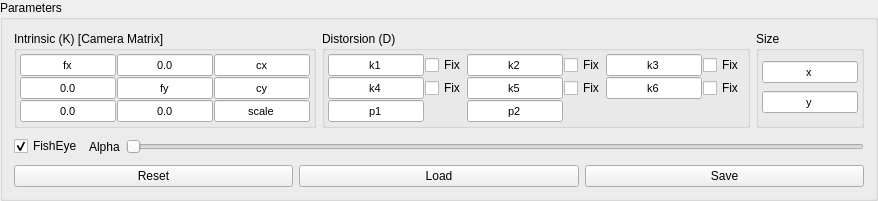
         <widget class="QGroupBox" name="groupBox_params">
          <property name="sizePolicy">
           <sizepolicy hsizetype="Minimum" vsizetype="Preferred">
            <horstretch>0</horstretch>
            <verstretch>0</verstretch>
           </sizepolicy>
          </property>
          <property name="title">
           <string>Parameters</string>
          </property>
          <layout class="QGridLayout" name="gridLayout_8">
           <item row="0" column="0">
            <widget class="QGroupBox" name="groupBox_par_intrinsic">
             <property name="sizePolicy">
              <sizepolicy hsizetype="Minimum" vsizetype="Preferred">
               <horstretch>0</horstretch>
               <verstretch>0</verstretch>
              </sizepolicy>
             </property>
             <property name="title">
              <string>Intrinsic (K) [Camera Matrix]</string>
             </property>
             <layout class="QGridLayout" name="gridLayout_6">
              <property name="leftMargin">
               <number>3</number>
              </property>
              <property name="topMargin">
               <number>3</number>
              </property>
              <property name="rightMargin">
               <number>3</number>
              </property>
              <property name="bottomMargin">
               <number>3</number>
              </property>
              <property name="spacing">
               <number>1</number>
              </property>
              <item row="3" column="2">
               <widget class="QLineEdit" name="lineEdit_scale">
                <property name="sizePolicy">
                 <sizepolicy hsizetype="Preferred" vsizetype="Fixed">
                  <horstretch>0</horstretch>
                  <verstretch>0</verstretch>
                 </sizepolicy>
                </property>
                <property name="maximumSize">
                 <size>
                  <width>96</width>
                  <height>16777215</height>
                 </size>
                </property>
                <property name="font">
                 <font>
                  <pointsize>8</pointsize>
                 </font>
                </property>
                <property name="text">
                 <string>scale</string>
                </property>
                <property name="alignment">
                 <set>Qt::AlignCenter</set>
                </property>
               </widget>
              </item>
              <item row="0" column="2">
               <widget class="QLineEdit" name="lineEdit_cx">
                <property name="sizePolicy">
                 <sizepolicy hsizetype="Preferred" vsizetype="Fixed">
                  <horstretch>0</horstretch>
                  <verstretch>0</verstretch>
                 </sizepolicy>
                </property>
                <property name="maximumSize">
                 <size>
                  <width>96</width>
                  <height>16777215</height>
                 </size>
                </property>
                <property name="font">
                 <font>
                  <pointsize>8</pointsize>
                 </font>
                </property>
                <property name="text">
                 <string>cx</string>
                </property>
                <property name="alignment">
                 <set>Qt::AlignCenter</set>
                </property>
               </widget>
              </item>
              <item row="0" column="0">
               <widget class="QLineEdit" name="lineEdit_fx">
                <property name="sizePolicy">
                 <sizepolicy hsizetype="Preferred" vsizetype="Fixed">
                  <horstretch>0</horstretch>
                  <verstretch>0</verstretch>
                 </sizepolicy>
                </property>
                <property name="maximumSize">
                 <size>
                  <width>96</width>
                  <height>16777215</height>
                 </size>
                </property>
                <property name="font">
                 <font>
                  <pointsize>8</pointsize>
                 </font>
                </property>
                <property name="text">
                 <string>fx</string>
                </property>
                <property name="alignment">
                 <set>Qt::AlignCenter</set>
                </property>
               </widget>
              </item>
              <item row="1" column="0">
               <widget class="QLineEdit" name="lineEdit_K_10">
                <property name="sizePolicy">
                 <sizepolicy hsizetype="Preferred" vsizetype="Fixed">
                  <horstretch>0</horstretch>
                  <verstretch>0</verstretch>
                 </sizepolicy>
                </property>
                <property name="maximumSize">
                 <size>
                  <width>96</width>
                  <height>16777215</height>
                 </size>
                </property>
                <property name="font">
                 <font>
                  <pointsize>8</pointsize>
                 </font>
                </property>
                <property name="text">
                 <string>0.0</string>
                </property>
                <property name="alignment">
                 <set>Qt::AlignCenter</set>
                </property>
               </widget>
              </item>
              <item row="3" column="0">
               <widget class="QLineEdit" name="lineEdit_K_20">
                <property name="sizePolicy">
                 <sizepolicy hsizetype="Preferred" vsizetype="Fixed">
                  <horstretch>0</horstretch>
                  <verstretch>0</verstretch>
                 </sizepolicy>
                </property>
                <property name="maximumSize">
                 <size>
                  <width>96</width>
                  <height>16777215</height>
                 </size>
                </property>
                <property name="font">
                 <font>
                  <pointsize>8</pointsize>
                 </font>
                </property>
                <property name="text">
                 <string>0.0</string>
                </property>
                <property name="alignment">
                 <set>Qt::AlignCenter</set>
                </property>
               </widget>
              </item>
              <item row="1" column="1">
               <widget class="QLineEdit" name="lineEdit_fy">
                <property name="sizePolicy">
                 <sizepolicy hsizetype="Preferred" vsizetype="Fixed">
                  <horstretch>0</horstretch>
                  <verstretch>0</verstretch>
                 </sizepolicy>
                </property>
                <property name="maximumSize">
                 <size>
                  <width>96</width>
                  <height>16777215</height>
                 </size>
                </property>
                <property name="font">
                 <font>
                  <pointsize>8</pointsize>
                 </font>
                </property>
                <property name="text">
                 <string>fy</string>
                </property>
                <property name="alignment">
                 <set>Qt::AlignCenter</set>
                </property>
               </widget>
              </item>
              <item row="3" column="1">
               <widget class="QLineEdit" name="lineEdit_K_21">
                <property name="sizePolicy">
                 <sizepolicy hsizetype="Preferred" vsizetype="Fixed">
                  <horstretch>0</horstretch>
                  <verstretch>0</verstretch>
                 </sizepolicy>
                </property>
                <property name="maximumSize">
                 <size>
                  <width>96</width>
                  <height>16777215</height>
                 </size>
                </property>
                <property name="font">
                 <font>
                  <pointsize>8</pointsize>
                 </font>
                </property>
                <property name="text">
                 <string>0.0</string>
                </property>
                <property name="alignment">
                 <set>Qt::AlignCenter</set>
                </property>
               </widget>
              </item>
              <item row="1" column="2">
               <widget class="QLineEdit" name="lineEdit_cy">
                <property name="sizePolicy">
                 <sizepolicy hsizetype="Preferred" vsizetype="Fixed">
                  <horstretch>0</horstretch>
                  <verstretch>0</verstretch>
                 </sizepolicy>
                </property>
                <property name="maximumSize">
                 <size>
                  <width>96</width>
                  <height>16777215</height>
                 </size>
                </property>
                <property name="font">
                 <font>
                  <pointsize>8</pointsize>
                 </font>
                </property>
                <property name="text">
                 <string>cy</string>
                </property>
                <property name="alignment">
                 <set>Qt::AlignCenter</set>
                </property>
               </widget>
              </item>
              <item row="0" column="1">
               <widget class="QLineEdit" name="lineEdit_K_01">
                <property name="sizePolicy">
                 <sizepolicy hsizetype="Preferred" vsizetype="Fixed">
                  <horstretch>0</horstretch>
                  <verstretch>0</verstretch>
                 </sizepolicy>
                </property>
                <property name="maximumSize">
                 <size>
                  <width>96</width>
                  <height>16777215</height>
                 </size>
                </property>
                <property name="font">
                 <font>
                  <pointsize>8</pointsize>
                 </font>
                </property>
                <property name="text">
                 <string>0.0</string>
                </property>
                <property name="alignment">
                 <set>Qt::AlignCenter</set>
                </property>
               </widget>
              </item>
             </layout>
            </widget>
           </item>
           <item row="0" column="1">
            <widget class="QGroupBox" name="groupBox_par_distorsion">
             <property name="sizePolicy">
              <sizepolicy hsizetype="Minimum" vsizetype="Preferred">
               <horstretch>0</horstretch>
               <verstretch>0</verstretch>
              </sizepolicy>
             </property>
             <property name="title">
              <string>Distorsion (D)</string>
             </property>
             <layout class="QGridLayout" name="gridLayout_7">
              <property name="leftMargin">
               <number>3</number>
              </property>
              <property name="topMargin">
               <number>3</number>
              </property>
              <property name="rightMargin">
               <number>3</number>
              </property>
              <property name="bottomMargin">
               <number>3</number>
              </property>
              <property name="spacing">
               <number>1</number>
              </property>
              <item row="0" column="0">
               <widget class="QLineEdit" name="lineEdit_k1">
                <property name="sizePolicy">
                 <sizepolicy hsizetype="Preferred" vsizetype="Fixed">
                  <horstretch>0</horstretch>
                  <verstretch>0</verstretch>
                 </sizepolicy>
                </property>
                <property name="maximumSize">
                 <size>
                  <width>96</width>
                  <height>16777215</height>
                 </size>
                </property>
                <property name="font">
                 <font>
                  <pointsize>8</pointsize>
                 </font>
                </property>
                <property name="text">
                 <string>k1</string>
                </property>
                <property name="alignment">
                 <set>Qt::AlignCenter</set>
                </property>
               </widget>
              </item>
              <item row="0" column="1">
               <widget class="QCheckBox" name="checkBox_fix_k1">
                <property name="sizePolicy">
                 <sizepolicy hsizetype="Minimum" vsizetype="Fixed">
                  <horstretch>0</horstretch>
                  <verstretch>0</verstretch>
                 </sizepolicy>
                </property>
                <property name="focusPolicy">
                 <enum>Qt::StrongFocus</enum>
                </property>
                <property name="text">
                 <string>Fix</string>
                </property>
                <property name="checked">
                 <bool>false</bool>
                </property>
               </widget>
              </item>
              <item row="0" column="2">
               <widget class="QLineEdit" name="lineEdit_k2">
                <property name="sizePolicy">
                 <sizepolicy hsizetype="Preferred" vsizetype="Fixed">
                  <horstretch>0</horstretch>
                  <verstretch>0</verstretch>
                 </sizepolicy>
                </property>
                <property name="maximumSize">
                 <size>
                  <width>96</width>
                  <height>16777215</height>
                 </size>
                </property>
                <property name="font">
                 <font>
                  <pointsize>8</pointsize>
                 </font>
                </property>
                <property name="text">
                 <string>k2</string>
                </property>
                <property name="alignment">
                 <set>Qt::AlignCenter</set>
                </property>
               </widget>
              </item>
              <item row="0" column="3">
               <widget class="QCheckBox" name="checkBox_fix_k2">
                <property name="sizePolicy">
                 <sizepolicy hsizetype="Minimum" vsizetype="Fixed">
                  <horstretch>0</horstretch>
                  <verstretch>0</verstretch>
                 </sizepolicy>
                </property>
                <property name="focusPolicy">
                 <enum>Qt::StrongFocus</enum>
                </property>
                <property name="text">
                 <string>Fix</string>
                </property>
                <property name="checked">
                 <bool>false</bool>
                </property>
               </widget>
              </item>
              <item row="0" column="4">
               <widget class="QLineEdit" name="lineEdit_k3">
                <property name="sizePolicy">
                 <sizepolicy hsizetype="Preferred" vsizetype="Fixed">
                  <horstretch>0</horstretch>
                  <verstretch>0</verstretch>
                 </sizepolicy>
                </property>
                <property name="maximumSize">
                 <size>
                  <width>96</width>
                  <height>16777215</height>
                 </size>
                </property>
                <property name="font">
                 <font>
                  <pointsize>8</pointsize>
                 </font>
                </property>
                <property name="text">
                 <string>k3</string>
                </property>
                <property name="alignment">
                 <set>Qt::AlignCenter</set>
                </property>
               </widget>
              </item>
              <item row="0" column="5">
               <widget class="QCheckBox" name="checkBox_fix_k3">
                <property name="sizePolicy">
                 <sizepolicy hsizetype="Minimum" vsizetype="Fixed">
                  <horstretch>0</horstretch>
                  <verstretch>0</verstretch>
                 </sizepolicy>
                </property>
                <property name="focusPolicy">
                 <enum>Qt::StrongFocus</enum>
                </property>
                <property name="text">
                 <string>Fix</string>
                </property>
                <property name="checked">
                 <bool>false</bool>
                </property>
               </widget>
              </item>
              <item row="1" column="0">
               <widget class="QLineEdit" name="lineEdit_k4">
                <property name="sizePolicy">
                 <sizepolicy hsizetype="Preferred" vsizetype="Fixed">
                  <horstretch>0</horstretch>
                  <verstretch>0</verstretch>
                 </sizepolicy>
                </property>
                <property name="maximumSize">
                 <size>
                  <width>96</width>
                  <height>16777215</height>
                 </size>
                </property>
                <property name="font">
                 <font>
                  <pointsize>8</pointsize>
                 </font>
                </property>
                <property name="text">
                 <string>k4</string>
                </property>
                <property name="alignment">
                 <set>Qt::AlignCenter</set>
                </property>
               </widget>
              </item>
              <item row="1" column="1">
               <widget class="QCheckBox" name="checkBox_fix_k4">
                <property name="sizePolicy">
                 <sizepolicy hsizetype="Minimum" vsizetype="Fixed">
                  <horstretch>0</horstretch>
                  <verstretch>0</verstretch>
                 </sizepolicy>
                </property>
                <property name="focusPolicy">
                 <enum>Qt::StrongFocus</enum>
                </property>
                <property name="text">
                 <string>Fix</string>
                </property>
                <property name="checked">
                 <bool>false</bool>
                </property>
               </widget>
              </item>
              <item row="1" column="2">
               <widget class="QLineEdit" name="lineEdit_k5">
                <property name="sizePolicy">
                 <sizepolicy hsizetype="Preferred" vsizetype="Fixed">
                  <horstretch>0</horstretch>
                  <verstretch>0</verstretch>
                 </sizepolicy>
                </property>
                <property name="maximumSize">
                 <size>
                  <width>96</width>
                  <height>16777215</height>
                 </size>
                </property>
                <property name="font">
                 <font>
                  <pointsize>8</pointsize>
                 </font>
                </property>
                <property name="text">
                 <string>k5</string>
                </property>
                <property name="alignment">
                 <set>Qt::AlignCenter</set>
                </property>
               </widget>
              </item>
              <item row="1" column="3">
               <widget class="QCheckBox" name="checkBox_fix_k5">
                <property name="sizePolicy">
                 <sizepolicy hsizetype="Minimum" vsizetype="Fixed">
                  <horstretch>0</horstretch>
                  <verstretch>0</verstretch>
                 </sizepolicy>
                </property>
                <property name="focusPolicy">
                 <enum>Qt::StrongFocus</enum>
                </property>
                <property name="text">
                 <string>Fix</string>
                </property>
                <property name="checked">
                 <bool>false</bool>
                </property>
               </widget>
              </item>
              <item row="1" column="4">
               <widget class="QLineEdit" name="lineEdit_k6">
                <property name="sizePolicy">
                 <sizepolicy hsizetype="Preferred" vsizetype="Fixed">
                  <horstretch>0</horstretch>
                  <verstretch>0</verstretch>
                 </sizepolicy>
                </property>
                <property name="maximumSize">
                 <size>
                  <width>96</width>
                  <height>16777215</height>
                 </size>
                </property>
                <property name="font">
                 <font>
                  <pointsize>8</pointsize>
                 </font>
                </property>
                <property name="text">
                 <string>k6</string>
                </property>
                <property name="alignment">
                 <set>Qt::AlignCenter</set>
                </property>
               </widget>
              </item>
              <item row="1" column="5">
               <widget class="QCheckBox" name="checkBox_fix_k6">
                <property name="sizePolicy">
                 <sizepolicy hsizetype="Minimum" vsizetype="Fixed">
                  <horstretch>0</horstretch>
                  <verstretch>0</verstretch>
                 </sizepolicy>
                </property>
                <property name="focusPolicy">
                 <enum>Qt::StrongFocus</enum>
                </property>
                <property name="text">
                 <string>Fix</string>
                </property>
                <property name="checked">
                 <bool>false</bool>
                </property>
               </widget>
              </item>
              <item row="2" column="0">
               <widget class="QLineEdit" name="lineEdit_p1">
                <property name="sizePolicy">
                 <sizepolicy hsizetype="Preferred" vsizetype="Fixed">
                  <horstretch>0</horstretch>
                  <verstretch>0</verstretch>
                 </sizepolicy>
                </property>
                <property name="maximumSize">
                 <size>
                  <width>96</width>
                  <height>16777215</height>
                 </size>
                </property>
                <property name="font">
                 <font>
                  <pointsize>8</pointsize>
                 </font>
                </property>
                <property name="text">
                 <string>p1</string>
                </property>
                <property name="alignment">
                 <set>Qt::AlignCenter</set>
                </property>
               </widget>
              </item>
              <item row="2" column="2">
               <widget class="QLineEdit" name="lineEdit_p2">
                <property name="sizePolicy">
                 <sizepolicy hsizetype="Preferred" vsizetype="Fixed">
                  <horstretch>0</horstretch>
                  <verstretch>0</verstretch>
                 </sizepolicy>
                </property>
                <property name="maximumSize">
                 <size>
                  <width>96</width>
                  <height>16777215</height>
                 </size>
                </property>
                <property name="font">
                 <font>
                  <pointsize>8</pointsize>
                 </font>
                </property>
                <property name="text">
                 <string>p2</string>
                </property>
                <property name="alignment">
                 <set>Qt::AlignCenter</set>
                </property>
               </widget>
              </item>
             </layout>
            </widget>
           </item>
           <item row="0" column="2">
            <widget class="QGroupBox" name="groupBox_par_size">
             <property name="sizePolicy">
              <sizepolicy hsizetype="Minimum" vsizetype="Preferred">
               <horstretch>0</horstretch>
               <verstretch>0</verstretch>
              </sizepolicy>
             </property>
             <property name="title">
              <string>Size</string>
             </property>
             <layout class="QGridLayout" name="gridLayout_16">
              <property name="leftMargin">
               <number>3</number>
              </property>
              <property name="topMargin">
               <number>3</number>
              </property>
              <property name="rightMargin">
               <number>3</number>
              </property>
              <property name="bottomMargin">
               <number>3</number>
              </property>
              <property name="spacing">
               <number>1</number>
              </property>
              <item row="0" column="0">
               <widget class="CustomLineEdit" name="lineEdit_size_x">
                <property name="sizePolicy">
                 <sizepolicy hsizetype="Preferred" vsizetype="Fixed">
                  <horstretch>0</horstretch>
                  <verstretch>0</verstretch>
                 </sizepolicy>
                </property>
                <property name="maximumSize">
                 <size>
                  <width>96</width>
                  <height>16777215</height>
                 </size>
                </property>
                <property name="font">
                 <font>
                  <pointsize>8</pointsize>
                 </font>
                </property>
                <property name="text">
                 <string>x</string>
                </property>
                <property name="alignment">
                 <set>Qt::AlignCenter</set>
                </property>
               </widget>
              </item>
              <item row="1" column="0">
               <widget class="CustomLineEdit" name="lineEdit_size_y">
                <property name="sizePolicy">
                 <sizepolicy hsizetype="Preferred" vsizetype="Fixed">
                  <horstretch>0</horstretch>
                  <verstretch>0</verstretch>
                 </sizepolicy>
                </property>
                <property name="maximumSize">
                 <size>
                  <width>96</width>
                  <height>16777215</height>
                 </size>
                </property>
                <property name="font">
                 <font>
                  <pointsize>8</pointsize>
                 </font>
                </property>
                <property name="text">
                 <string>y</string>
                </property>
                <property name="alignment">
                 <set>Qt::AlignCenter</set>
                </property>
               </widget>
              </item>
             </layout>
            </widget>
           </item>
           <item row="2" column="0" colspan="3">
            <layout class="QHBoxLayout" name="horizontalLayout_41">
             <item>
              <widget class="QPushButton" name="pushButton_reset_params">
               <property name="sizePolicy">
                <sizepolicy hsizetype="Minimum" vsizetype="Fixed">
                 <horstretch>0</horstretch>
                 <verstretch>0</verstretch>
                </sizepolicy>
               </property>
               <property name="text">
                <string>Reset</string>
               </property>
              </widget>
             </item>
             <item>
              <widget class="QPushButton" name="pushButton_load_params">
               <property name="sizePolicy">
                <sizepolicy hsizetype="Minimum" vsizetype="Fixed">
                 <horstretch>0</horstretch>
                 <verstretch>0</verstretch>
                </sizepolicy>
               </property>
               <property name="text">
                <string>Load</string>
               </property>
              </widget>
             </item>
             <item>
              <widget class="QPushButton" name="pushButton_save_params">
               <property name="enabled">
                <bool>true</bool>
               </property>
               <property name="sizePolicy">
                <sizepolicy hsizetype="Minimum" vsizetype="Fixed">
                 <horstretch>0</horstretch>
                 <verstretch>0</verstretch>
                </sizepolicy>
               </property>
               <property name="text">
                <string>Save</string>
               </property>
              </widget>
             </item>
            </layout>
           </item>
           <item row="1" column="0" colspan="3">
            <layout class="QHBoxLayout" name="horizontalLayout_3">
             <item>
              <widget class="QCheckBox" name="checkBox_fisheye">
               <property name="sizePolicy">
                <sizepolicy hsizetype="Minimum" vsizetype="Fixed">
                 <horstretch>0</horstretch>
                 <verstretch>0</verstretch>
                </sizepolicy>
               </property>
               <property name="focusPolicy">
                <enum>Qt::StrongFocus</enum>
               </property>
               <property name="text">
                <string>FishEye</string>
               </property>
               <property name="checked">
                <bool>true</bool>
               </property>
              </widget>
             </item>
             <item>
              <widget class="QLabel" name="label">
               <property name="text">
                <string>Alpha</string>
               </property>
              </widget>
             </item>
             <item>
              <widget class="QSlider" name="horizontalSlider_alpha">
               <property name="minimumSize">
                <size>
                 <width>0</width>
                 <height>25</height>
                </size>
               </property>
               <property name="maximum">
                <number>100</number>
               </property>
               <property name="orientation">
                <enum>Qt::Horizontal</enum>
               </property>
              </widget>
             </item>
            </layout>
           </item>
          </layout>
         </widget>
